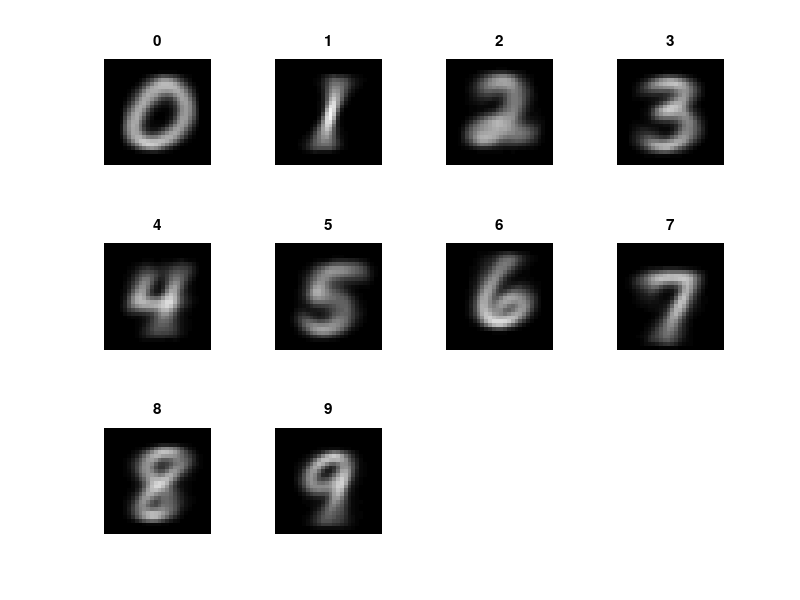

Write the MATLAB code that produced this figure.
close all
clear all
clc
% load dataset
load('Example_MNIST_digits.mat');
% loop over 10 digits
for i = 1: 10
    % 3/4 subplots
   subplot(3,4,i)
   % Get the average of each digit, convert it 8bit integers,
   % Reshape the row into a matrix and show the resulting image
   imshow(reshape(uint8(mean(b(labb == i, :), 1)), 28, 28)');
   % Show the title for the subplot
   title(i-1)
end